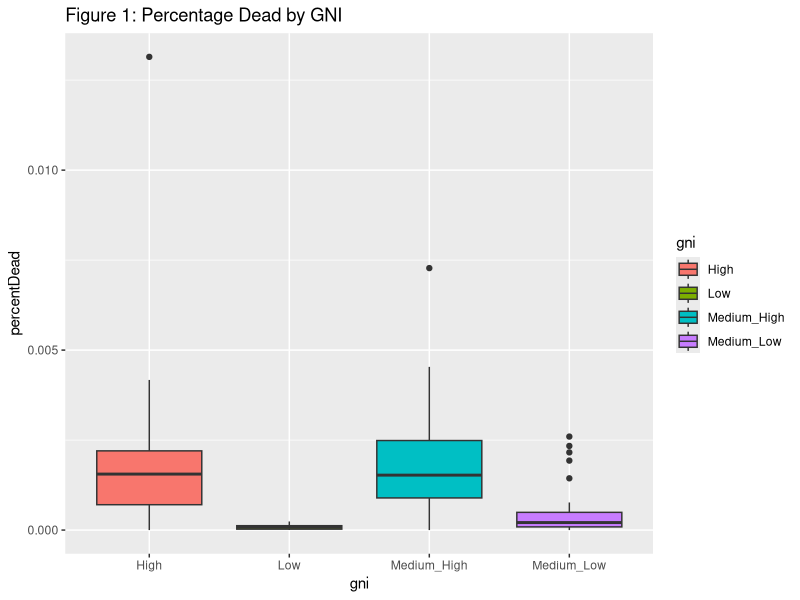
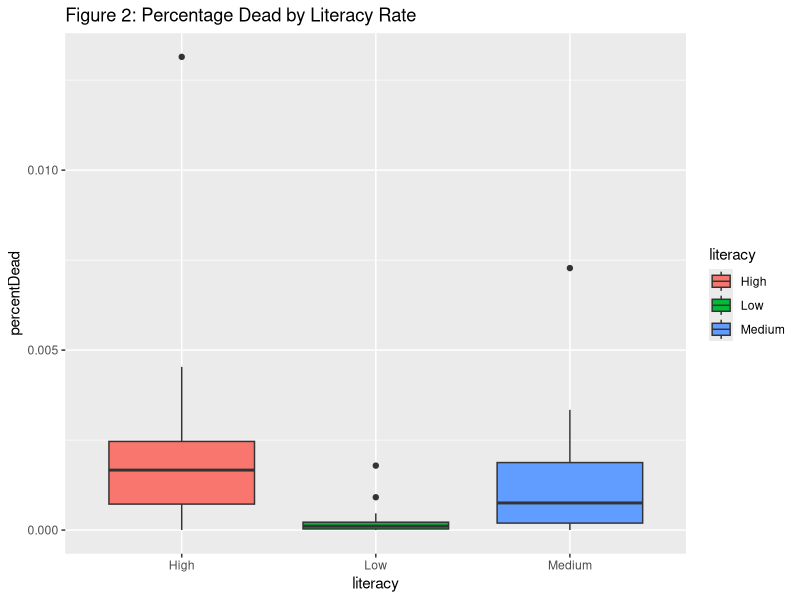
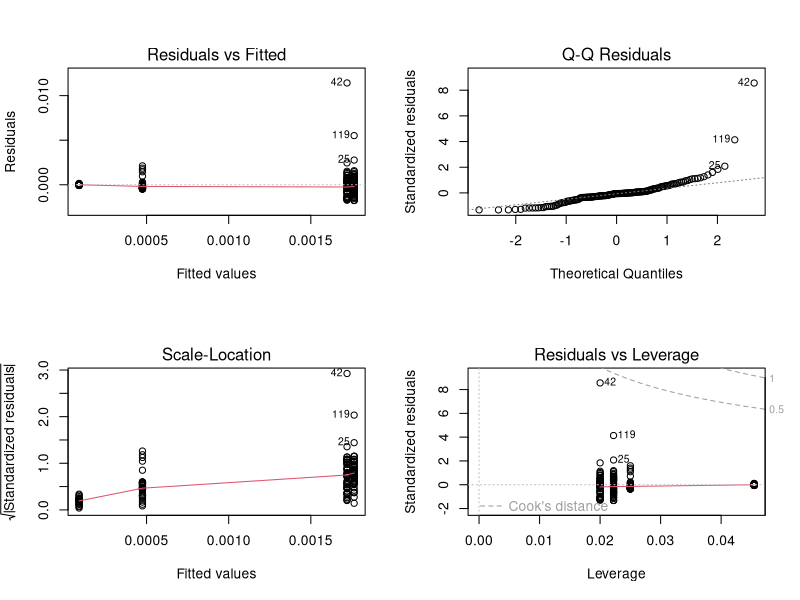

Here is the R script that generated these plots, in order:
## ---- chunk 1
# This is the setup chunk
#  Here you can set global options for the entire document

library(knitr) # I recommend doing this here
library(ggplot2)

# Although you can call functions from a library using the following notation
#  without loading the entire library.
knitr::opts_chunk$set(echo = TRUE, 
                      comment = NA, # Required
                      fig.path = "./figures/",  # Store all figures here in relative path (make the folder first)
                      fig.align = "center",
                      fig.width = 7,
                      fig.height = 7,
                      message = FALSE, # Turn off load messages
                      warning = FALSE # Turn off warnings
                      )

## ---- chunk 2
library(ggplot2)
setwd("~/Downloads")
data = read.csv("final_data.csv")
# You should not echo this chunk.
# include=FALSE does more than echo=FALSE, it actually does: echo=FALSE, results='hide', message=FALSE, warning=FALSE, fig.show='hide'

# You should set your working directory at the very beginning of your R Markdown file
# setwd("~/Dropbox/teaching/FA2020/CMDA_4654/homework/homework1/")

# In linux ~/ is shorthand for /home/username/
# You should type things out properly for your system
# Mac: /Users/username/Documents/CMDA4654/Lectures/Lecture_03/.../
# Windows: C:/Users/username/Documents/etc/Lecture/Lecture_03/.../


## ---- chunk 3
table(data$gni, data$literacy)
## ---- chunk 4

ggplot(data=data, aes(x = gni, y = percentDead, fill = gni)) + geom_boxplot() + ggtitle("Figure 1: Percentage Dead by GNI")

ggplot(data=data, aes(x = literacy, y = percentDead, fill = literacy)) + geom_boxplot() + ggtitle("Figure 2: Percentage Dead by Literacy Rate")

## ---- chunk 5
aov.fit = aov(data = data, percentDead ~ gni + literacy)
anova(aov.fit)
## ---- chunk 6
aov.fit2 = aov(data = data, percentDead ~ gni)
anova(aov.fit2)
## ---- chunk 7
par(mfrow=c(2,2))
plot(aov.fit2)
par(mfrow=c(1,1))
## ---- chunk 8
data$res.abs = abs(aov.fit2$residuals)
summary(aov(res.abs~percentDead, data=data))
